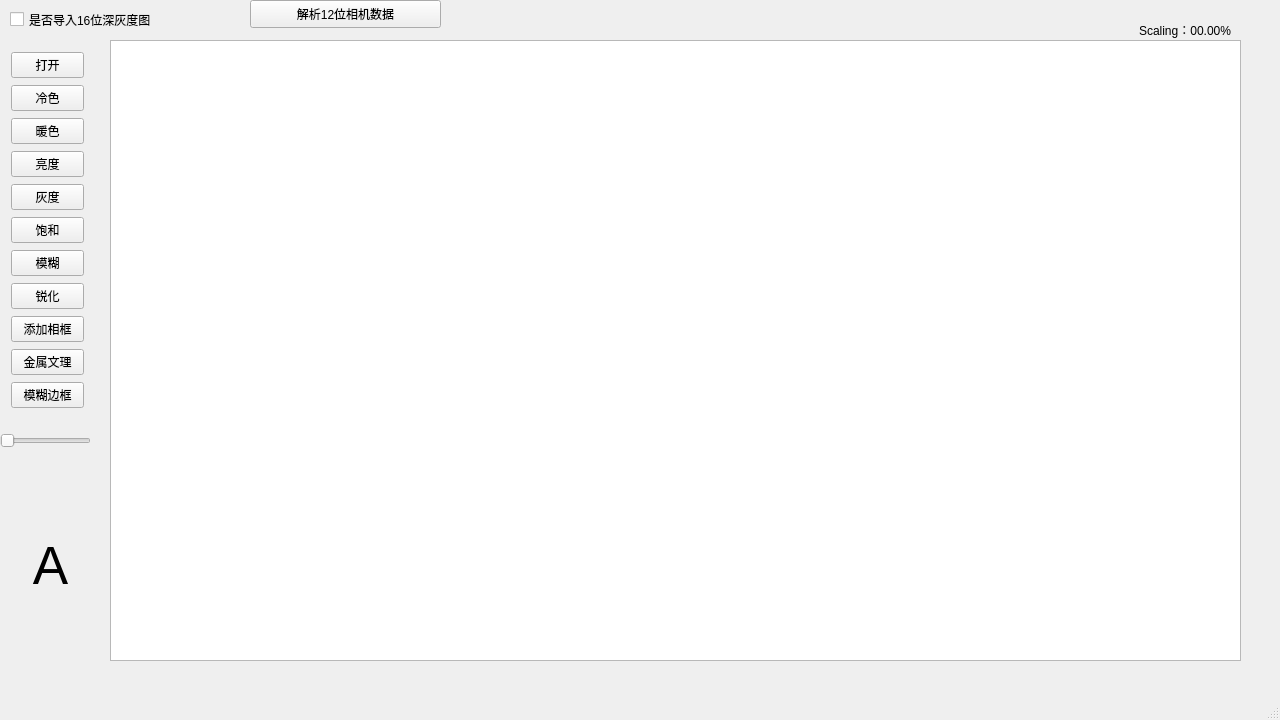
<?xml version="1.0" encoding="UTF-8"?>
<ui version="4.0">
 <class>MainWindow</class>
 <widget class="QMainWindow" name="MainWindow">
  <property name="geometry">
   <rect>
    <x>0</x>
    <y>0</y>
    <width>1280</width>
    <height>720</height>
   </rect>
  </property>
  <property name="windowTitle">
   <string>MainWindow</string>
  </property>
  <widget class="QWidget" name="centralWidget">
   <widget class="QWidget" name="horizontalLayoutWidget">
    <property name="geometry">
     <rect>
      <x>0</x>
      <y>40</y>
      <width>95</width>
      <height>380</height>
     </rect>
    </property>
    <layout class="QVBoxLayout" name="verticalLayout">
     <item>
      <widget class="QPushButton" name="pushButton_open">
       <property name="text">
        <string>打开</string>
       </property>
      </widget>
     </item>
     <item>
      <widget class="QPushButton" name="pushButton_1cold">
       <property name="text">
        <string>冷色</string>
       </property>
      </widget>
     </item>
     <item>
      <widget class="QPushButton" name="pushButton_2worm">
       <property name="text">
        <string>暖色</string>
       </property>
      </widget>
     </item>
     <item>
      <widget class="QPushButton" name="pushButton_3light">
       <property name="text">
        <string>亮度</string>
       </property>
      </widget>
     </item>
     <item>
      <widget class="QPushButton" name="pushButton_4grey">
       <property name="text">
        <string>灰度</string>
       </property>
      </widget>
     </item>
     <item>
      <widget class="QPushButton" name="pushButton_5saturation">
       <property name="text">
        <string>饱和</string>
       </property>
      </widget>
     </item>
     <item>
      <widget class="QPushButton" name="pushButton_6blur">
       <property name="text">
        <string>模糊</string>
       </property>
      </widget>
     </item>
     <item>
      <widget class="QPushButton" name="pushButton_7sharpen">
       <property name="text">
        <string>锐化</string>
       </property>
      </widget>
     </item>
     <item>
      <widget class="QPushButton" name="pushButton_8frame">
       <property name="text">
        <string>添加相框</string>
       </property>
      </widget>
     </item>
     <item>
      <widget class="QPushButton" name="pushButton_9metal">
       <property name="text">
        <string>金属文理</string>
       </property>
      </widget>
     </item>
     <item>
      <widget class="QPushButton" name="pushButton_10blurFrame">
       <property name="text">
        <string>模糊边框</string>
       </property>
      </widget>
     </item>
    </layout>
   </widget>
   <widget class="QSlider" name="horizontalSlider">
    <property name="geometry">
     <rect>
      <x>0</x>
      <y>430</y>
      <width>91</width>
      <height>22</height>
     </rect>
    </property>
    <property name="orientation">
     <enum>Qt::Horizontal</enum>
    </property>
   </widget>
   <widget class="QLabel" name="label">
    <property name="geometry">
     <rect>
      <x>0</x>
      <y>470</y>
      <width>101</width>
      <height>191</height>
     </rect>
    </property>
    <property name="font">
     <font>
      <pointsize>40</pointsize>
     </font>
    </property>
    <property name="styleSheet">
     <string notr="true">border-image: url(:/image/debug_screenbg);</string>
    </property>
    <property name="text">
     <string>A</string>
    </property>
    <property name="alignment">
     <set>Qt::AlignCenter</set>
    </property>
   </widget>
   <widget class="QGraphicsView" name="ImageGraphic">
    <property name="geometry">
     <rect>
      <x>110</x>
      <y>40</y>
      <width>1131</width>
      <height>621</height>
     </rect>
    </property>
    <property name="sizePolicy">
     <sizepolicy hsizetype="Expanding" vsizetype="Expanding">
      <horstretch>0</horstretch>
      <verstretch>0</verstretch>
     </sizepolicy>
    </property>
    <property name="styleSheet">
     <string notr="true">border-image: url(:/image/debug_screenbg);</string>
    </property>
    <property name="verticalScrollBarPolicy">
     <enum>Qt::ScrollBarAsNeeded</enum>
    </property>
    <property name="horizontalScrollBarPolicy">
     <enum>Qt::ScrollBarAsNeeded</enum>
    </property>
    <property name="sizeAdjustPolicy">
     <enum>QAbstractScrollArea::AdjustIgnored</enum>
    </property>
   </widget>
   <widget class="QLabel" name="labelScaling">
    <property name="geometry">
     <rect>
      <x>1080</x>
      <y>20</y>
      <width>151</width>
      <height>20</height>
     </rect>
    </property>
    <property name="text">
     <string>Scaling：00.00%</string>
    </property>
    <property name="alignment">
     <set>Qt::AlignRight|Qt::AlignTrailing|Qt::AlignVCenter</set>
    </property>
   </widget>
   <widget class="QCheckBox" name="checkBox">
    <property name="geometry">
     <rect>
      <x>10</x>
      <y>10</y>
      <width>181</width>
      <height>19</height>
     </rect>
    </property>
    <property name="text">
     <string>是否导入16位深灰度图</string>
    </property>
   </widget>
   <widget class="QPushButton" name="pushButton">
    <property name="geometry">
     <rect>
      <x>250</x>
      <y>0</y>
      <width>191</width>
      <height>28</height>
     </rect>
    </property>
    <property name="text">
     <string>解析12位相机数据</string>
    </property>
   </widget>
  </widget>
  <widget class="QMenuBar" name="menuBar">
   <property name="geometry">
    <rect>
     <x>0</x>
     <y>0</y>
     <width>1280</width>
     <height>26</height>
    </rect>
   </property>
  </widget>
  <widget class="QStatusBar" name="statusBar"/>
 </widget>
 <layoutdefault spacing="6" margin="11"/>
 <resources/>
 <connections/>
</ui>
